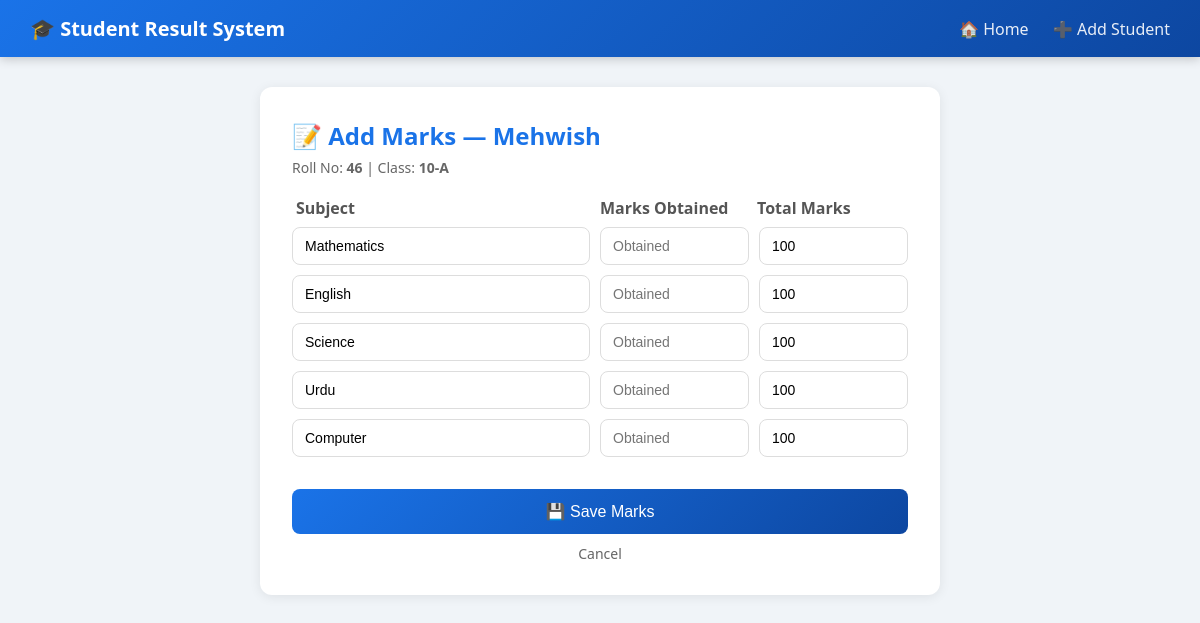
/add-marks/3, run on the app's committed database.
### models.py (models this page shows)
class Student(db.Model):
    id      = db.Column(db.Integer, primary_key=True)
    name    = db.Column(db.String(100), nullable=False)
    roll_no = db.Column(db.String(20),  unique=True, nullable=False)
    cls     = db.Column(db.String(20),  nullable=False)
    section = db.Column(db.String(5),   nullable=False)

### app.py (the view, shortened to what this page needs)
@app.route('/add-marks/<int:student_id>', methods=['GET', 'POST'])
def add_marks(student_id):
    student = Student.query.get_or_404(student_id)
    error = None
    existing = Result.query.filter_by(student_id=student_id).all()
    return render_template('add_marks.html', student=student, error=error, existing=existing)

### templates/add_marks.html (shortened to what this page needs)
{% extends "base.html" %}
{% block content %}
<div class="form-box wide">
  <h2>📝 Add Marks — {{ student.name }}</h2>
  <p class="sub">Roll No: <strong>{{ student.roll_no }}</strong> | Class: <strong>{{ student.cls }}-{{ student.section }}</strong></p>
  <form method="POST">
    <div class="marks-header">
      <span>Subject</span>
      <span>Marks Obtained</span>
      <span>Total Marks</span>
    </div>
    {% set subjects = ['Mathematics', 'English', 'Science', 'Urdu', 'Computer'] %}
    {% for i in range(5) %}
    <div class="subject-row">
      <input type="text" name="subject"
             value="{{ existing[i].subject if existing and i < existing|length else subjects[i] }}"
             placeholder="Subject" required>
      <input type="number" name="marks" min="0"
             value="{{ existing[i].marks_obtained if existing and i < existing|length else '' }}"
             placeholder="Obtained" required>
      <input type="number" name="total" min="1"
             value="{{ existing[i].total_marks if existing and i < existing|length else '100' }}"
             placeholder="Total" required>
    </div>
    {% endfor %}
    <button type="submit">💾 Save Marks</button>
    <a href="/" class="btn-cancel">Cancel</a>
  </form>
</div>
{% endblock %}

### static/style.css (style rules this page uses)
* { margin: 0; padding: 0; box-sizing: border-box; }
body { font-family: 'Segoe UI', sans-serif; background: #f0f4f8; color: #333; }
.form-box { background: white; padding: 32px; border-radius: 12px; max-width: 520px; margin: 0 auto; box-shadow: 0 2px 12px rgba(0,0,0,0.08); }
.form-box.wide { max-width: 680px; }
.form-box h2 { margin-bottom: 6px; color: #1a73e8; }
.sub { color: #666; font-size: 14px; margin-bottom: 20px; }
.form-box input { width: 100%; padding: 10px 12px; border: 1px solid #ddd; border-radius: 8px; font-size: 14px; transition: border 0.2s; }
.form-box button { margin-top: 22px; width: 100%; padding: 13px; background: linear-gradient(135deg, #1a73e8, #0d47a1); color: white; border: none; border-radius: 8px; font-size: 16px; cursor: pointer; }
.btn-cancel { display: block; text-align: center; margin-top: 10px; color: #666; text-decoration: none; font-size: 14px; }
.marks-header { display: grid; grid-template-columns: 2fr 1fr 1fr; gap: 10px; font-weight: 600; color: #555; margin-bottom: 8px; padding: 0 4px; }
.subject-row { display: grid; grid-template-columns: 2fr 1fr 1fr; gap: 10px; margin-bottom: 10px; }

### data on the page
Student: name "Mehwish", roll_no "46", cls "10", section "A"
